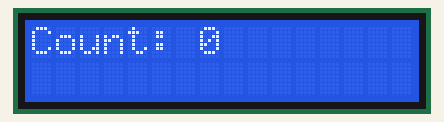
Recording of a sketch running on a simulated Arduino Uno, built with avr-gcc and run on an emulated ATmega328P. Shown: 16×2 character LCD.

Above: at 0.1 s.
At 0.8 s:
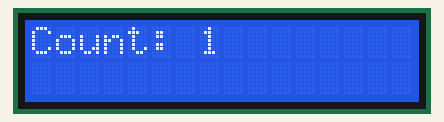
At 1.5 s:
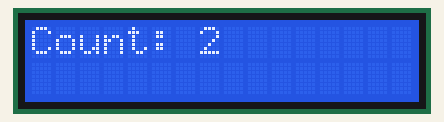
At 2.9 s:
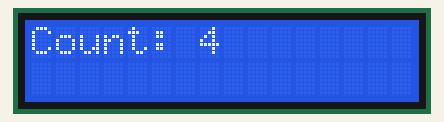
At 4.3 s:
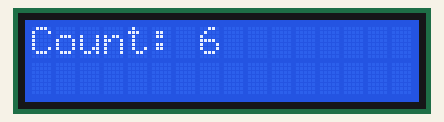
At 6.4 s:
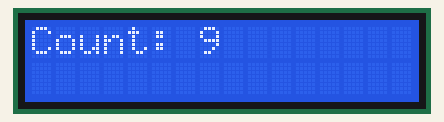

Measured:
- by itself, everything shown: repeats every 7.0 s, in 10 steps
- what the display in image 1 shows lasts 0.7 s, from 0.8 s to 1.5 s

The sketch:

q5.ino
```cpp
#include <LiquidCrystal.h>

// LiquidCrystal(rs, enable, d4, d5, d6, d7)
LiquidCrystal lcd(12, 11, 5, 4, 3, 2);

void setup() {
  lcd.begin(16, 2);
}

void loop() {
  for (int num = 0; num <= 9; num++) {
    lcd.clear();
    lcd.setCursor(0, 0); // Column 0, Row 0
    lcd.print("Count: ");
    lcd.print(num);
    delay(700);
  }
}
```
